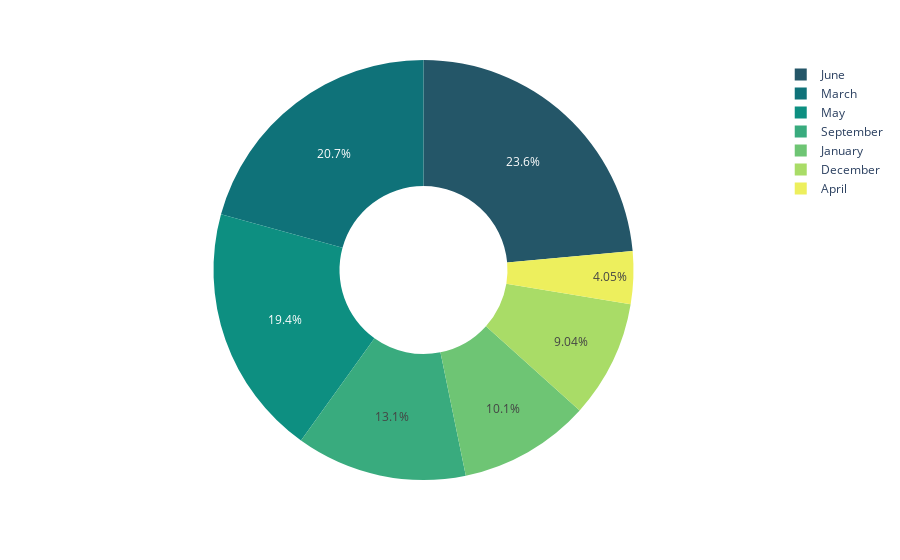

The notebook cell this image was saved under:
### Markdown cell above
#### 3- Flight count month wise

### Code cell
fig = px.pie(data1, names='Month_name', color_discrete_sequence=px.colors.sequential.Aggrnyl,hole=.4)
fig.show()

### Figure 1 — Plotly figure (JSON) as saved in the notebook; plotly's stock layout.template omitted (floating-point values rounded to 4 significant figures; data arrays with more than 128 entries replaced by an {"elided": "..."} marker saying what was removed)
{"data": [{"domain": {"x": [0, 1], "y": [0, 1]}, "hole": 0.4, "hovertemplate": "Month_name=%{label}<extra></extra>", "labels": {"elided": "10462 str values"}, "legendgroup": "", "name": "", "showlegend": true, "type": "pie"}], "layout": {"legend": {"tracegroupgap": 0}, "margin": {"t": 60}, "piecolorway": ["rgb(36, 86, 104)", "rgb(15, 114, 121)", "rgb(13, 143, 129)", "rgb(57, 171, 126)", "rgb(110, 197, 116)", "rgb(169, 220, 103)", "rgb(237, 239, 93)"]}}
